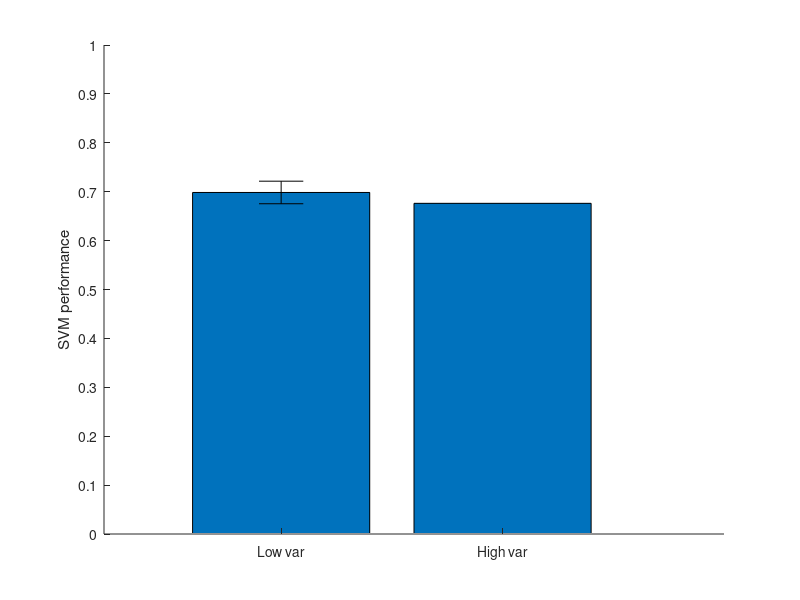

MATLAB code to generate this figure: (Note: this script raises an error after producing the figure.)
% Supplementary Figures 14A, 14B, 14C
load plot_comparisson_cntnap2_WT_nn_SVM_log_real_mixtures

% supplementary Figure 14A
mean_values_SVM=[mean(WT.svm_novel),mean(svm_novel)];
std_values_SVM=[std(WT.svm_novel),std(svm_novel)];
figure,a=bar(mean_values_SVM)
axis([0.2 3 0 1])
a=gca;
set(a,'YTick',[0:0.1:1])
set(a,'XTick',[1,2])
set(a,'XTickLabel',{'Low var','High var'})
set(a,'Box','off')
ylabel('SVM performance')
hold on
n_plot=sqrt(length(data_per_dir));
errorbar([1],mean_values_SVM(:,1),std_values_SVM(:,1)/n_plot,'k','LineStyle','none')
errorbar([2],mean_values_SVM(:,2),std_values_SVM(:,2)/n_plot,'k','LineStyle','none')
    title('Supplementary Figure 14A')
    
% supplementary Figure 14B
mean_values_log=[mean(WT.log_novel),mean(log_novel)];
std_values_log=[std(WT.log_novel),std(log_novel)];
figure,a=bar(mean_values_log)

axis([0.2 3 0 1])
a=gca;
set(a,'YTick',[0:0.1:1])
%set(a,'XTickLabel',[])

set(a,'XTick',[1,2])
set(a,'XTickLabel',{'Low var','High var'})
set(a,'Box','off')
hold on
n_plot=sqrt(length(data_per_dir));

    errorbar([1],mean_values_log(:,1),std_values_log(:,1)/n_plot,'k','LineStyle','none')
    errorbar([2],mean_values_log(:,2),std_values_log(:,2)/n_plot,'k','LineStyle','none')    
 title('Supplementary Figure 14B')
 ylabel('Logistic performance')
    
    
    
% supplementary Figure 14C    
mean_values_nn=[mean(WT.nn_novel),mean(nn_novel);mean(WT.nn_novel),mean(nn_novel)];
std_values_nn=[std(WT.nn_novel),std(nn_novel);std(WT.nn_novel),std(nn_novel)];
figure,a=bar(mean_values_nn)

axis([0.5 1.5 0 1])
a=gca;
set(a,'YLim',[0 1])
set(a,'YTick',[0:0.1:1])
%set(a,'XTickLabel',[])
%set(a,'XTick',[1,2])
set(a,'Box','off')
hold on
n_plot=sqrt(length(data_per_dir));
    errorbar([1-0.15,2-0.15],mean_values_nn(:,1),std_values_nn(:,1)/n_plot,'k','LineStyle','none')
    errorbar([1+0.15,2+0.15],mean_values_nn(:,2),std_values_nn(:,2)/n_plot,'k','LineStyle','none')    
    set(a,'XTick',[0.85,1.15])
set(a,'XTickLabel',{'Low var','High var'})
 ylabel('Nearest Neighbor performance')
  title('Supplementary Figure 14C')
    
